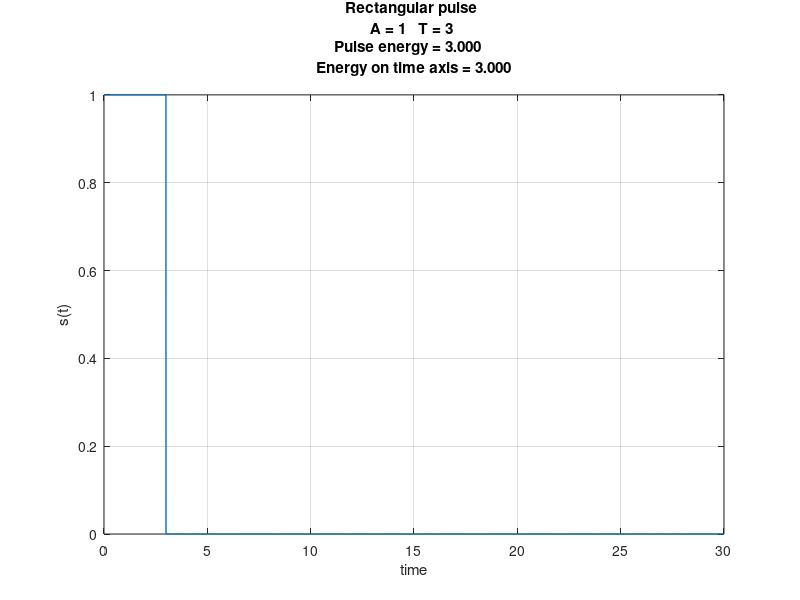
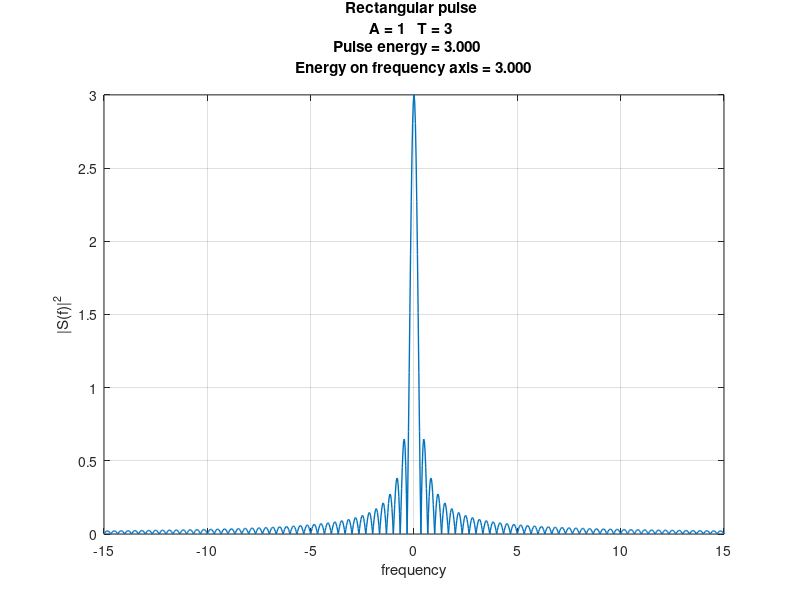
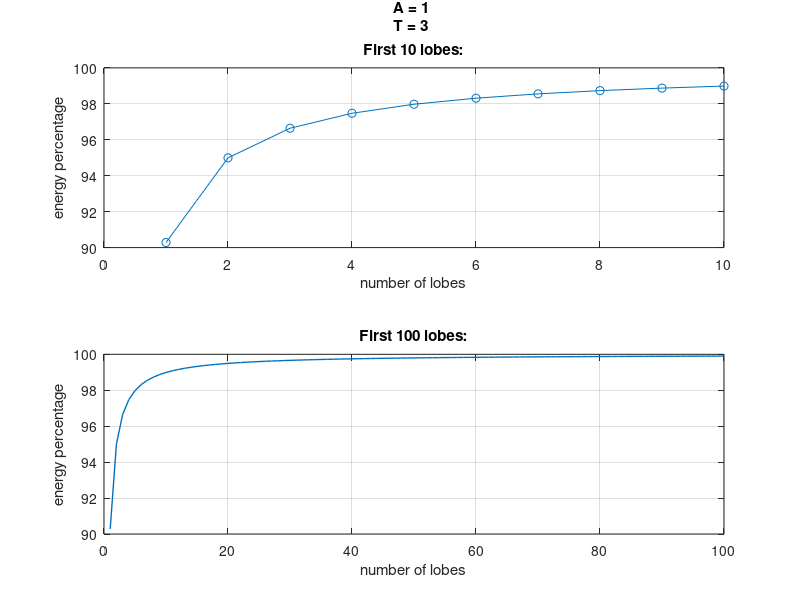

MATLAB code to generate these figures, in order:
clear all
close all
clc


    %defining signal variables

T = 3;
A = 1;

T_max = 10*T;

f_s = 1000/T;
T_s = 1/f_s;

t = 0:T_s:T_max-T_s;            %time axis
N_total = length(t);            %number of samples 

N_pulse = T/T_s;                %number of samples of the pulse

s = zeros(1,N_total);           %signal 1: 1 row, N_total columns of zeroes
s(1,1:N_pulse) = A;             %signal 2: rectangular signal with amplitude A from column 1 to N_pulse


    %energy

e_analitical = A^2*T;           %analytical formula
e_time = sum(s.^2)*T_s;         %using the time axis samples


    %plotting the rectangular pulse

figure(1);

plot(t,s,'linewidth',1);
grid on;
xlabel('time');
ylabel('s(t)');
title(sprintf('Rectangular pulse \nA = %d   T = %d \nPulse energy = %.3f   \nEnergy on time axis = %.3f\n', A, T, e_analitical, e_time));


    %fft and spectrum

f_res = f_s/N_total;            %frequency resolution, for no interference
f = 0:f_res:f_s-f_res;          %frequency axis
f_symm = f-f_s/2;               %make the frequency axis symmetric

S = fft(s)*T_s;                 %fft of s scaled by T_s
M = abs(S);                     %magnitude of S
M_shifted = fftshift(M);        %centered wrt 0 -> symmetric

e_frequency = sum(M.^2)*f_res;


    %plotting the rectangular pulse frequency spectrum

figure(2);

plot(f_symm,M_shifted,'linewidth',1);
grid on;
xlabel('frequency');
ylabel('|S(f)|^2');
xlim([-15 15]);
title(sprintf('Rectangular pulse \nA = %d   T = %d \nPulse energy = %.3f   \nEnergy on frequency axis = %.3f\n', A, T, e_analitical, e_frequency));


    %energy percentage in first 10 lobes

e_10 = zeros(1,10);
e_10(1) = (M(1).^2+2*sum(M(2:(1/T)/f_res).^2))*f_res;

for x = 2:10
    
    e_10(x) = e_10(x-1) + 2*sum((M(((x-1)/T/f_res)+1:x/T/f_res)).^2)*f_res;
    
end

e_10_percentage = e_10./e_frequency.*100;


    %energy percentage in first 100 lobes
    
e_100 = zeros(1,100);
e_100(1:10) = e_10;

for z = 11:100
    
    e_100(z) = e_100(z-1) + 2*sum((M(((z-1)/T/f_res)+1:z/T/f_res)).^2)*f_res;
    
end

e_100_percentage = e_100./e_frequency.*100;


    %plotting energy in first 10 and 100 lobes

figure(3);

xaxis = 1:1:100;
subplot(2,1,1);
plot(xaxis(1:10),e_10_percentage,'-o');
grid on;
xlabel('number of lobes');
ylabel('energy percentage');
xlim([0 10]);
title(sprintf('A = %d \nT = %d \n\nFirst 10 lobes:', A, T));

subplot(2,1,2);
plot(xaxis,e_100_percentage,'linewidth',1);
grid on;
xlabel('number of lobes');
ylabel('energy percentage');
xlim([0 100]);
title(sprintf('First 100 lobes:'));
